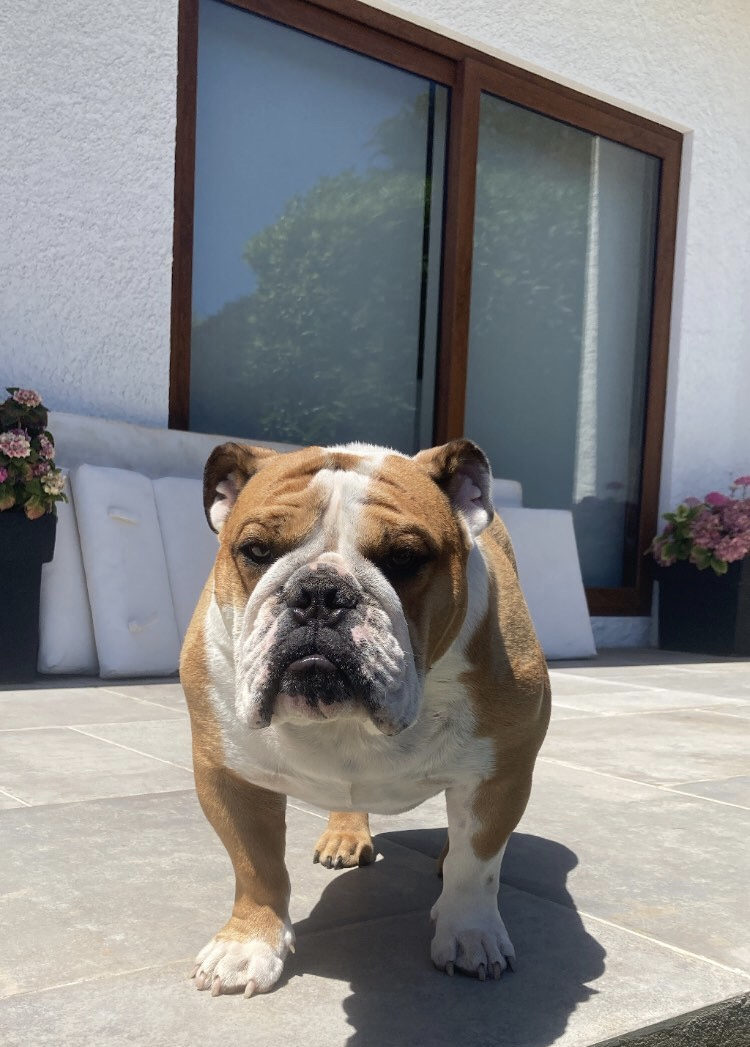
#> input picture 1.jpg, 750 x 1047 px
$ python Tarea2Partial.py
#> lines starting #> are read from the running program, lines starting #| are printed output that depends on the picture; long printed decimals are rounded
# Importamos librerias a utilizar
from matplotlib import pyplot as plt
import numpy as np
import skimage
import math
from skimage import io

def PSNR(img1, img2):
    mse = np.mean((img1 - img2) ** 2)
    if mse == 0:
        return 100
    pm = 255.0
    return 20 * math.log10(pm / math.sqrt(mse))


# Abrimos imagen para trabajar.

imagen = skimage.io.imread('1.jpg')
#> imagen is the input picture: shape (1047, 750, 3); mean R, G, B 135.1, 134.4, 134.3
imagen = skimage.img_as_float(imagen)

# Agregamos ruido Salt and Pepper en tres niveles de ruido distintos.

imagen_sp_1 = skimage.util.random_noise(imagen, mode='s&p', amount=0.1)
imagen_sp_2 = skimage.util.random_noise(imagen, mode='s&p', amount=0.5)
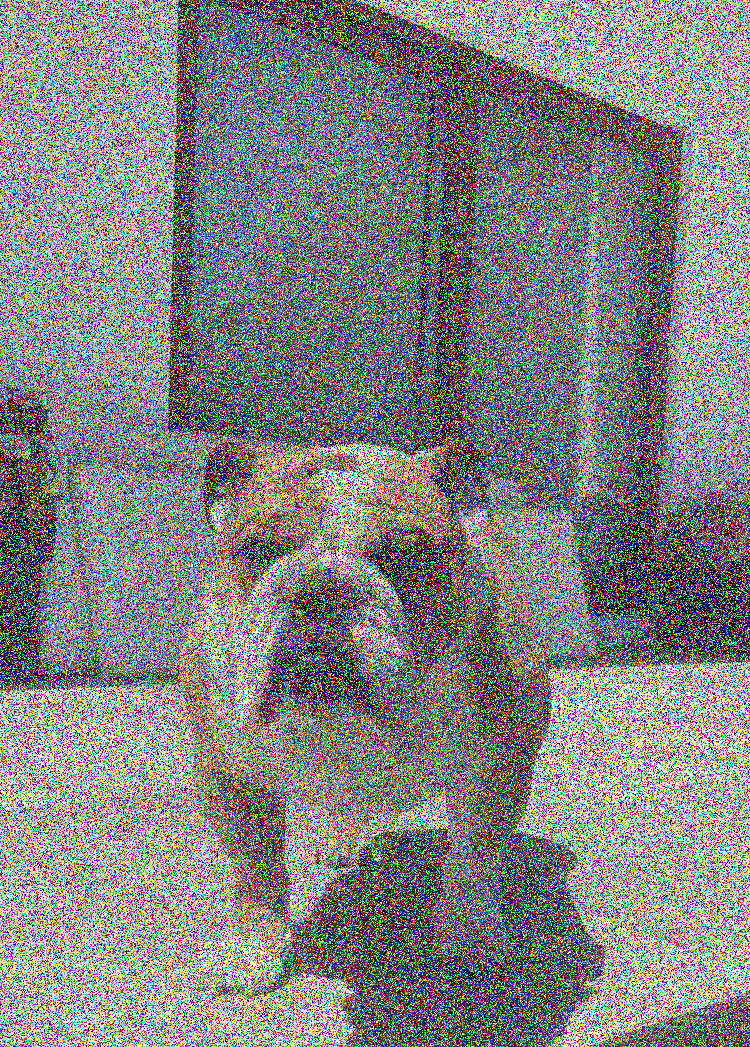
#> imagen_sp_2: shape (1047, 750, 3) float64; mean R, G, B 0.515, 0.513, 0.512
imagen_sp_3 = skimage.util.random_noise(imagen, mode='s&p', amount=0.9)
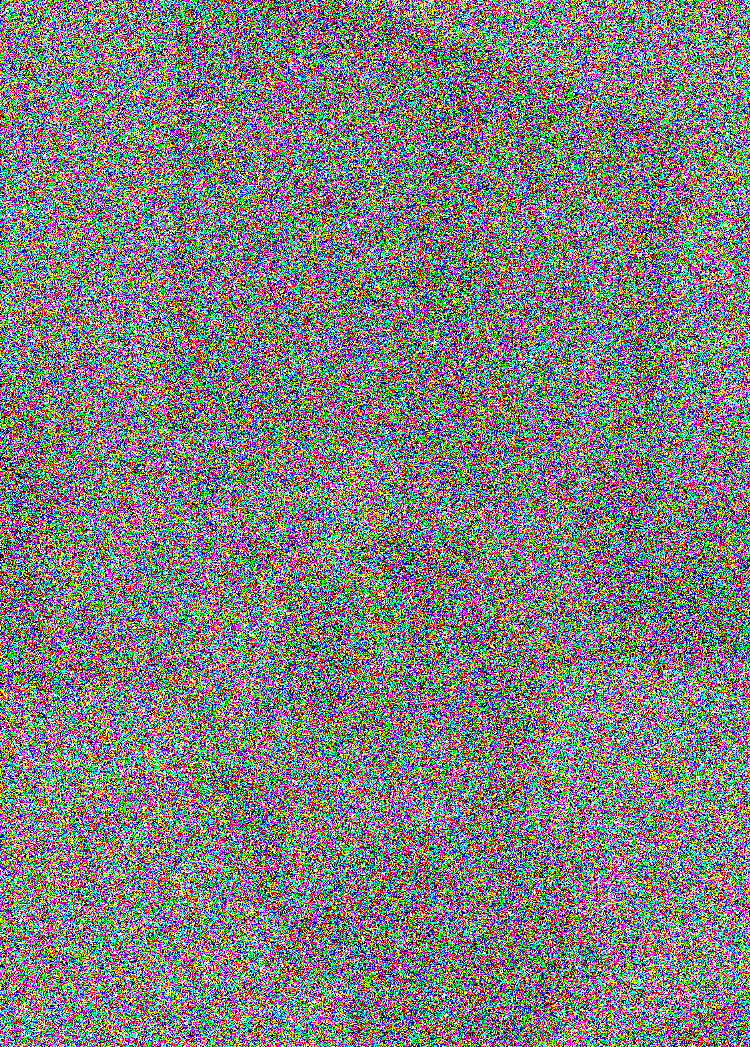
#> imagen_sp_3: shape (1047, 750, 3) float64; mean R, G, B 0.503, 0.503, 0.503

# Agregamos ruido Gaussiano en tres niveles de ruido distintos.
imagen_gauss_1 = skimage.util.random_noise(imagen, mode='gaussian', var=0.1)
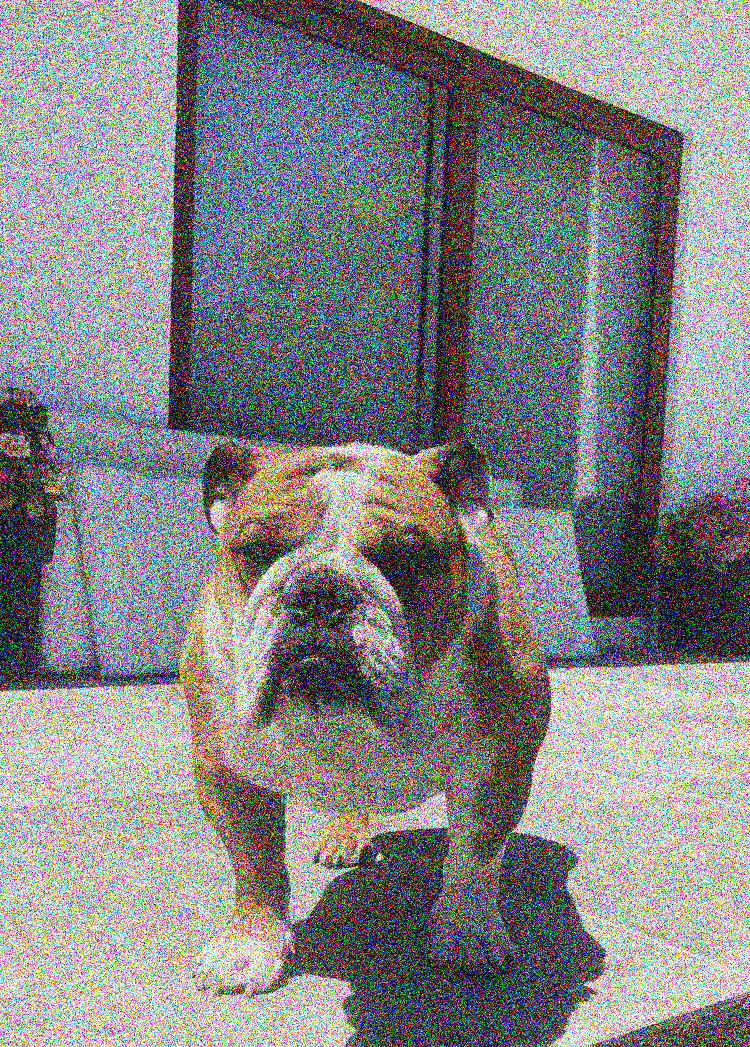
#> imagen_gauss_1: shape (1047, 750, 3) float64; mean R, G, B 0.523, 0.522, 0.524
imagen_gauss_2 = skimage.util.random_noise(imagen, mode='gaussian', var=0.5)
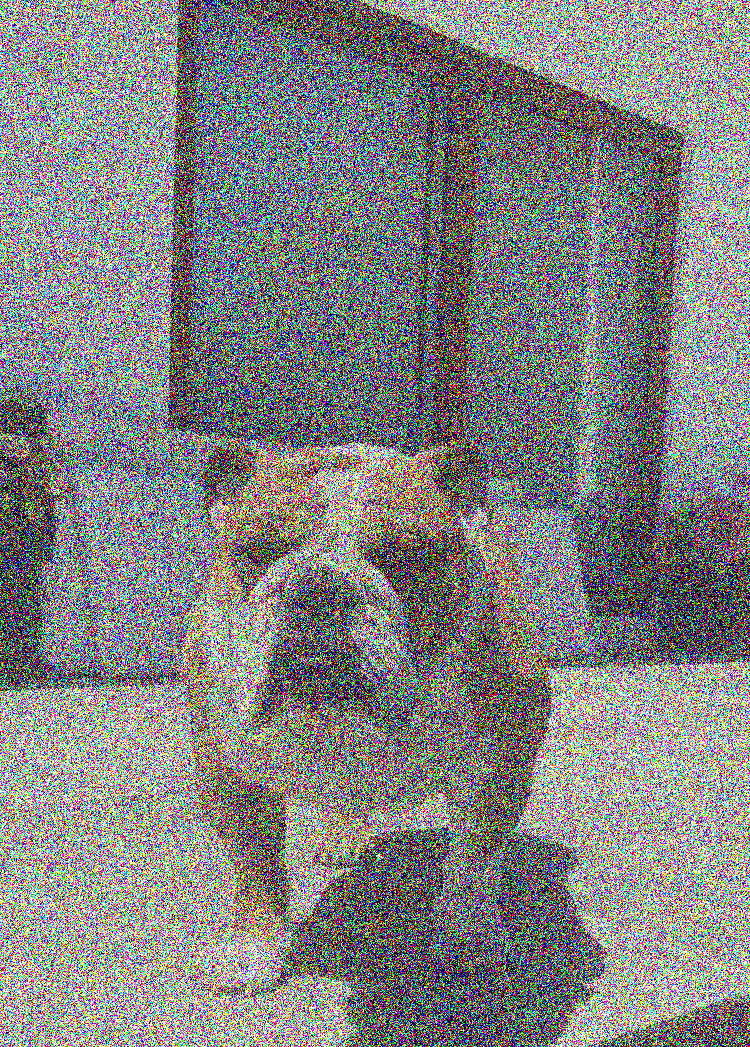
#> imagen_gauss_2: shape (1047, 750, 3) float64; mean R, G, B 0.515, 0.513, 0.514
imagen_gauss_3 = skimage.util.random_noise(imagen, mode='gaussian', var=0.9)
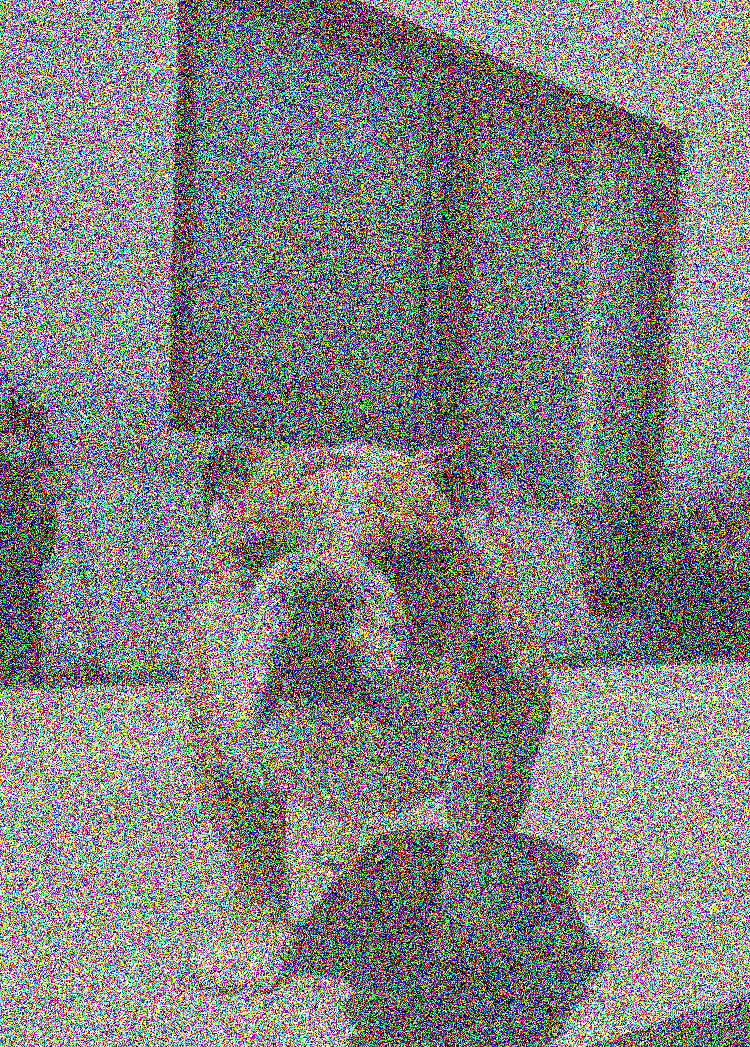
#> imagen_gauss_3: shape (1047, 750, 3) float64; mean R, G, B 0.512, 0.511, 0.51

# Agregamos ruido Poisson en 1 nivel de ruido distintos.
imagen_poisson_1 = skimage.util.random_noise(imagen, mode='poisson')


# Mostramos las imagenes con ruido.

# Resultados para ruido Salt and Pepper en distintos niveles.
plt.figure(1)

plt.subplot(232)
plt.title('Imagen original')
plt.axis('off')
plt.imshow(imagen)

plt.subplot(234)
plt.title('Imagen con ruido Salt and Pepper 10%')
plt.axis('off')
plt.imshow(imagen_sp_1)

plt.subplot(235)
plt.title('Imagen con ruido Salt and Pepper 50%')
plt.axis('off')
plt.imshow(imagen_sp_2)

plt.subplot(236)
plt.title('Imagen con ruido Salt and Pepper 90%')
plt.axis('off')
plt.imshow(imagen_sp_3)


# Resultados para ruido Gaussiano en distintos niveles.
plt.figure(2)
plt.subplot(232)
plt.title('Imagen original')
plt.axis('off')
plt.imshow(imagen)

plt.subplot(234)
plt.title('Imagen con ruido Gaussiano 10%')
plt.axis('off')
plt.imshow(imagen_gauss_1)

plt.subplot(235)
plt.title('Imagen con ruido Gaussiano 50%')
plt.axis('off')
plt.imshow(imagen_gauss_2)

plt.subplot(236)
plt.title('Imagen con ruido Gaussiano 90%')
plt.axis('off')
plt.imshow(imagen_gauss_3)

# Resultados para ruido Poisson en distintos niveles.
plt.figure(3)

plt.subplot(121)
plt.title('Imagen original')
plt.axis('off')
plt.imshow(imagen)

plt.subplot(122)
plt.title('Imagen con ruido Poisson')
plt.axis('off')
plt.imshow(imagen_poisson_1)

plt.show()

# Realizamos PSNR para cada imagen con ruido.
# PSNR para ruido Salt and Pepper en distintos niveles.
psnr_sp_1 = PSNR(imagen, imagen_sp_1)
#> in PSNR, `mse = np.mean((img1 - img2) ** 2)`: mse = 0.0312
#> psnr_sp_1 = 63.19
psnr_sp_2 = PSNR(imagen, imagen_sp_2)
#> psnr_sp_2 = 56.2
psnr_sp_3 = PSNR(imagen, imagen_sp_3)
#> psnr_sp_3 = 53.64


# PSNR para ruido Gaussiano en distintos niveles.
psnr_gauss_1 = PSNR(imagen, imagen_gauss_1)
#> psnr_gauss_1 = 59.76
psnr_gauss_2 = PSNR(imagen, imagen_gauss_2)
#> psnr_gauss_2 = 55.97
psnr_gauss_3 = PSNR(imagen, imagen_gauss_3)
#> psnr_gauss_3 = 55.19

# PSNR para ruido Poisson en distintos niveles.
psnr_poisson_1 = PSNR(imagen, imagen_poisson_1)
#> psnr_poisson_1 = 75.02

# Mostramos los resultados de PSNR.
print('PSNR para ruido Salt and Pepper 10%: ', psnr_sp_1)
#| PSNR para ruido Salt and Pepper 10%:  63.192
print('PSNR para ruido Salt and Pepper 50%: ', psnr_sp_2)
#| PSNR para ruido Salt and Pepper 50%:  56.198
print('PSNR para ruido Salt and Pepper 90%: ', psnr_sp_3)
#| PSNR para ruido Salt and Pepper 90%:  53.645
print('PSNR para ruido Gaussiano 10%: ', psnr_gauss_1)
#| PSNR para ruido Gaussiano 10%:  59.761
print('PSNR para ruido Gaussiano 50%: ', psnr_gauss_2)
#| PSNR para ruido Gaussiano 50%:  55.970
print('PSNR para ruido Gaussiano 90%: ', psnr_gauss_3)
#| PSNR para ruido Gaussiano 90%:  55.191
print('PSNR para ruido Poisson: ', psnr_poisson_1)
#| PSNR para ruido Poisson:  75.021

$ run again, with 2.jpg copied over 1.jpg
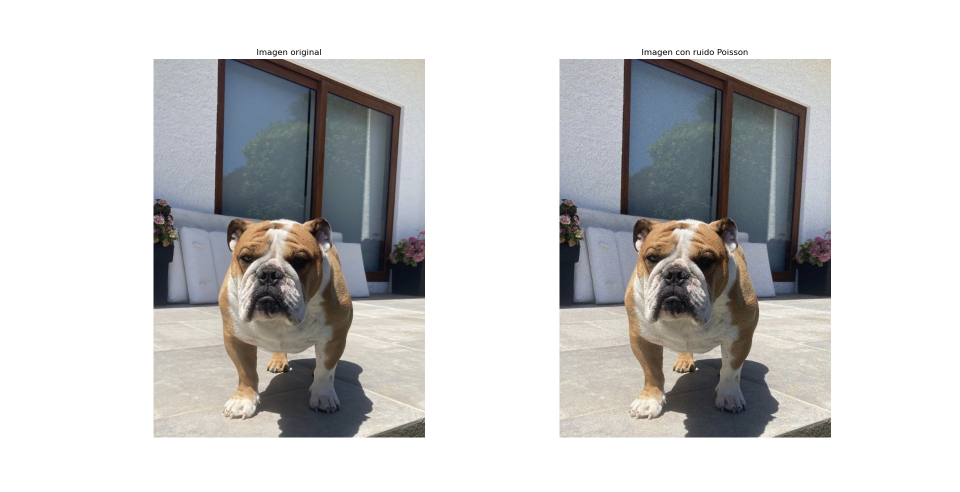
#> input picture 2.jpg, 1920 x 983 px (shown at 1/2 size)
#> imagen is the input picture: shape (983, 1920, 3); mean R, G, B 202.4, 202.1, 202
#> `imagen_gauss_2 = skimage.util.random_noise(imagen, mode='gaussian', va..`:
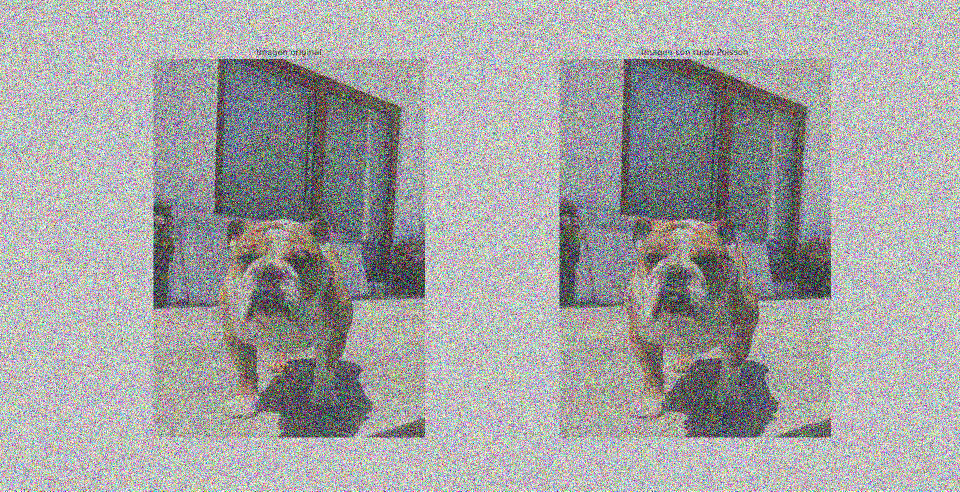
#> imagen_gauss_2: shape (983, 1920, 3) float64 (shown at 1/2 size); mean R, G, B 0.643, 0.642, 0.642
#> `imagen_gauss_3 = skimage.util.random_noise(imagen, mode='gaussian', va..`:
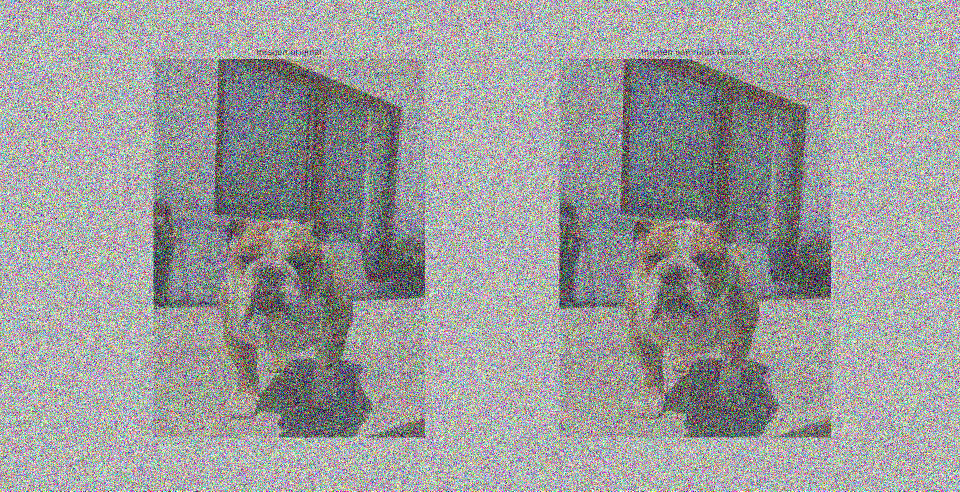
#> imagen_gauss_3: shape (983, 1920, 3) float64 (shown at 1/2 size); mean R, G, B 0.613, 0.613, 0.613
#> mse = 0.0419
#> psnr_sp_1 = 61.91
#> psnr_sp_2 = 54.94
#> psnr_sp_3 = 52.38
#> psnr_gauss_1 = 60.49
#> psnr_gauss_2 = 55.66
#> psnr_gauss_3 = 54.6
#> psnr_poisson_1 = 75.19
#| PSNR para ruido Salt and Pepper 10%:  61.907
#| PSNR para ruido Salt and Pepper 50%:  54.935
#| PSNR para ruido Salt and Pepper 90%:  52.378
#| PSNR para ruido Gaussiano 10%:  60.490
#| PSNR para ruido Gaussiano 50%:  55.663
#| PSNR para ruido Gaussiano 90%:  54.600
#| PSNR para ruido Poisson:  75.187
